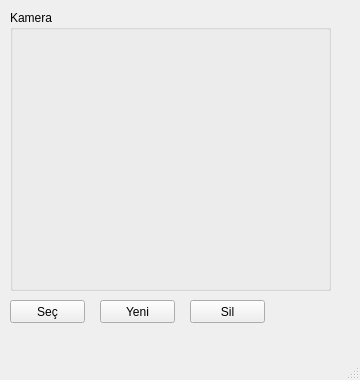
<?xml version="1.0" encoding="UTF-8"?>
<ui version="4.0">
 <class>MainWindow</class>
 <widget class="QMainWindow" name="MainWindow">
  <property name="geometry">
   <rect>
    <x>0</x>
    <y>0</y>
    <width>360</width>
    <height>380</height>
   </rect>
  </property>
  <property name="windowTitle">
   <string>MainWindow</string>
  </property>
  <widget class="QWidget" name="centralwidget">
   <widget class="QGroupBox" name="groupBox">
    <property name="geometry">
     <rect>
      <x>10</x>
      <y>10</y>
      <width>321</width>
      <height>281</height>
     </rect>
    </property>
    <property name="title">
     <string>Kamera</string>
    </property>
    <widget class="QWidget" name="imgWidget" native="true">
     <property name="geometry">
      <rect>
       <x>30</x>
       <y>20</y>
       <width>261</width>
       <height>231</height>
      </rect>
     </property>
    </widget>
   </widget>
   <widget class="QPushButton" name="pushButton">
    <property name="geometry">
     <rect>
      <x>10</x>
      <y>300</y>
      <width>75</width>
      <height>23</height>
     </rect>
    </property>
    <property name="text">
     <string>Seç</string>
    </property>
   </widget>
   <widget class="QPushButton" name="pushButton_2">
    <property name="geometry">
     <rect>
      <x>100</x>
      <y>300</y>
      <width>75</width>
      <height>23</height>
     </rect>
    </property>
    <property name="text">
     <string>Yeni</string>
    </property>
   </widget>
   <widget class="QPushButton" name="pushButton_3">
    <property name="geometry">
     <rect>
      <x>190</x>
      <y>300</y>
      <width>75</width>
      <height>23</height>
     </rect>
    </property>
    <property name="text">
     <string>Sil</string>
    </property>
   </widget>
  </widget>
  <widget class="QMenuBar" name="menubar">
   <property name="geometry">
    <rect>
     <x>0</x>
     <y>0</y>
     <width>360</width>
     <height>18</height>
    </rect>
   </property>
  </widget>
  <widget class="QStatusBar" name="statusbar"/>
 </widget>
 <resources/>
 <connections/>
</ui>
